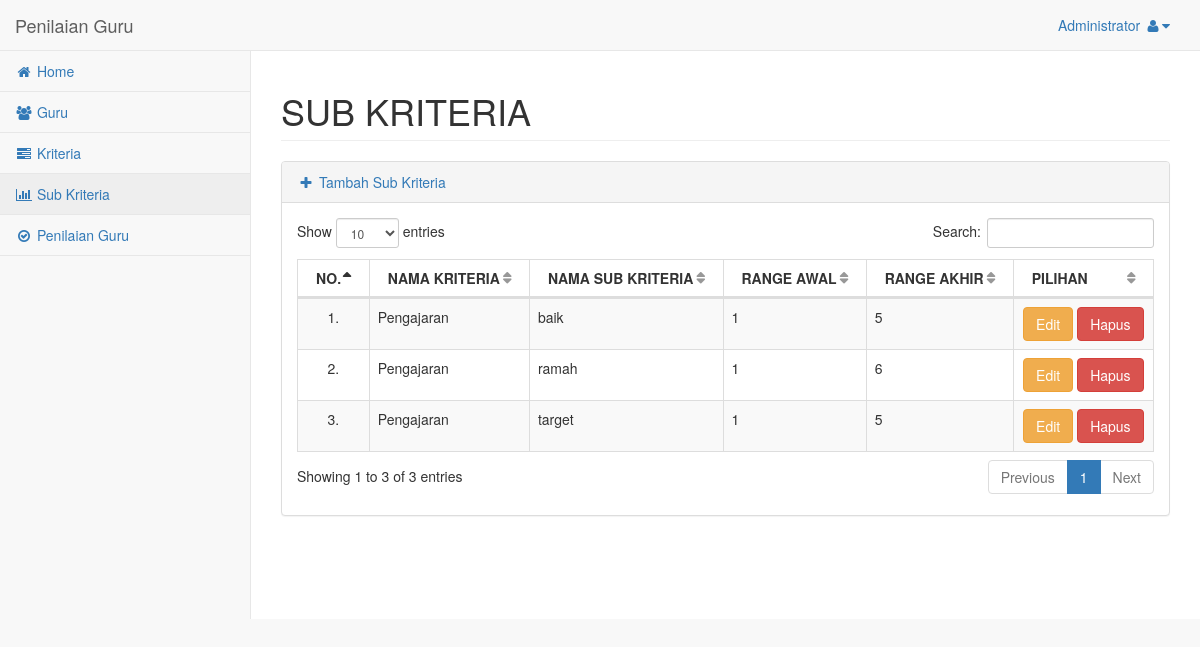
The page /admin/subkriteria.php (signed in) on the database as committed earlier.
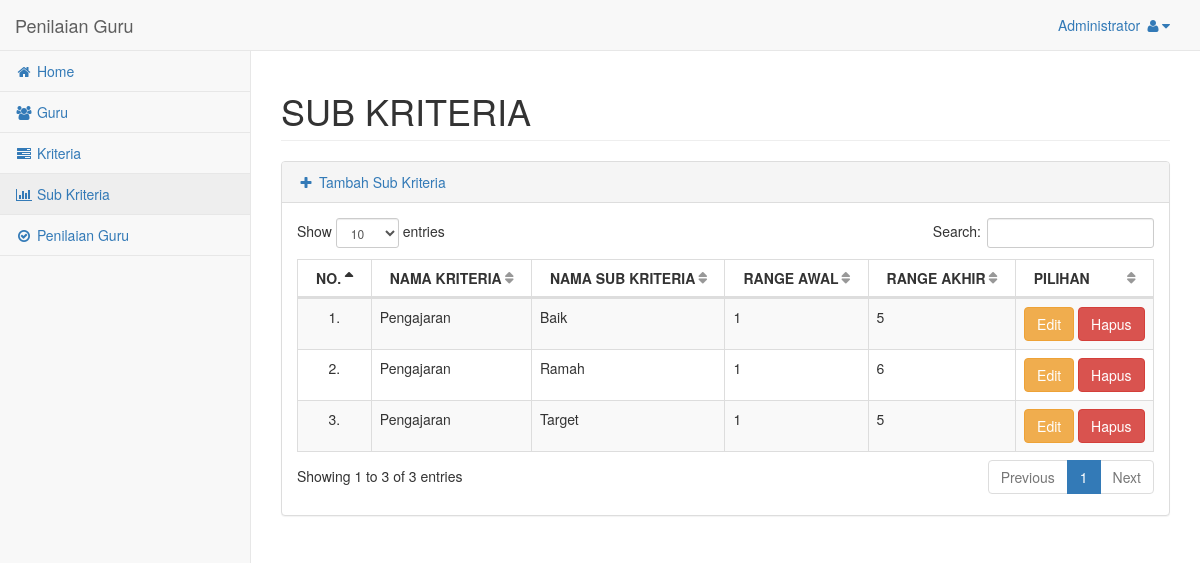
The same page on the database as committed later.
### tables this page shows
CREATE TABLE `subkriteria` (
  `kd_subkriteria` varchar(20) NOT NULL,
  `kd_kriteria` varchar(20) NOT NULL,
  `nm_subkriteria` varchar(255) NOT NULL,
  `rn_awal` int(11) NOT NULL,
  `rn_akhir` int(11) NOT NULL
);

CREATE TABLE `kriteria` (
  `kd_kriteria` varchar(20) NOT NULL,
  `nm_kriteria` varchar(255) NOT NULL,
  `bobot` int(11) NOT NULL
);

### admin/subkriteria.php (the view, shortened to what this page needs)
<!DOCTYPE html>
<html lang="en">
  <head>
    <?php
      include 'header.php';
    ?>
  </head>
  <body>
    <div id="wrapper">
      <?php
        include 'navbar.php';
      ?>
      <div id="page-wrapper">
        <div class="row">
          <div class="col-lg-12">
            <h1 class="page-header">SUB KRITERIA</h1>
          </div>
        </div>
        <div class="row">
        <div class="col-lg-12">
            <div class="panel panel-default">
              <div class="panel-heading">
                <a href="subkriteria_add.php"><i class="fa fa-plus fa-fw"></i> Tambah Sub Kriteria</a>
              </div>
              <div class="panel-body">
                <table width="100%" class="table table-striped table-bordered table-hover" id="dataTables-example">
                  <thead>
                    <tr>
                      <th>NO.</th>
                      <th>NAMA KRITERIA</th>
                      <th>NAMA SUB KRITERIA</th>
                      <th>RANGE AWAL</th>
                      <th>RANGE AKHIR</th>
                      <th>PILIHAN</th>
                    </tr>
                  </thead>
                  <tbody>
                    <?php
                      include 'koneksi.php';
                      $no = 1;
                      $data = mysqli_query($koneksi,'SELECT kriteria.nm_kriteria, subkriteria.kd_subkriteria,
                                                            subkriteria.nm_subkriteria, subkriteria.rn_awal,
                                                            subkriteria.rn_akhir
                                                     FROM kriteria JOIN subkriteria
                                                     ON kriteria.kd_kriteria = subkriteria.kd_kriteria');
                      while ($tampil=mysqli_fetch_array($data)){
                    ?>
                    <tr class="odd gradeX">
                      <td align="center"><?php echo $no++; ?>.</td>
                      <td><?php echo $tampil['nm_kriteria']; ?></td>
                      <td><?php echo $tampil['nm_subkriteria']; ?></td>
                      <td><?php echo $tampil['rn_awal']; ?></td>
                      <td><?php echo $tampil['rn_akhir']; ?></td>
                      <td align="center">
                        <a href="subkriteria_edit.php?id=<?php echo $tampil['kd_subkriteria']; ?>" class="btn btn-warning">Edit</a>
                        <a onclick="if(confirm('Yakin Ingin Menghapus Data Ini ???')){ location.href='subkriteria_hapus.php?id=<?php echo $tampil['kd_subkriteria']; ?>' }" class="btn btn-danger">Hapus</a>
                      </td>
                    </tr>
                    <?php
                      }
                    ?>
                  </tbody>
                </table>
              </div>
            </div>
          </div>
        </div>
      </div>
    </div>
  </body>
</html>

Rows that differ between the two databases and show on the page:
changed subkriteria: nm_subkriteria "baik" → "Baik"
changed subkriteria: nm_subkriteria "ramah" → "Ramah"
changed subkriteria: nm_subkriteria "target" → "Target"
